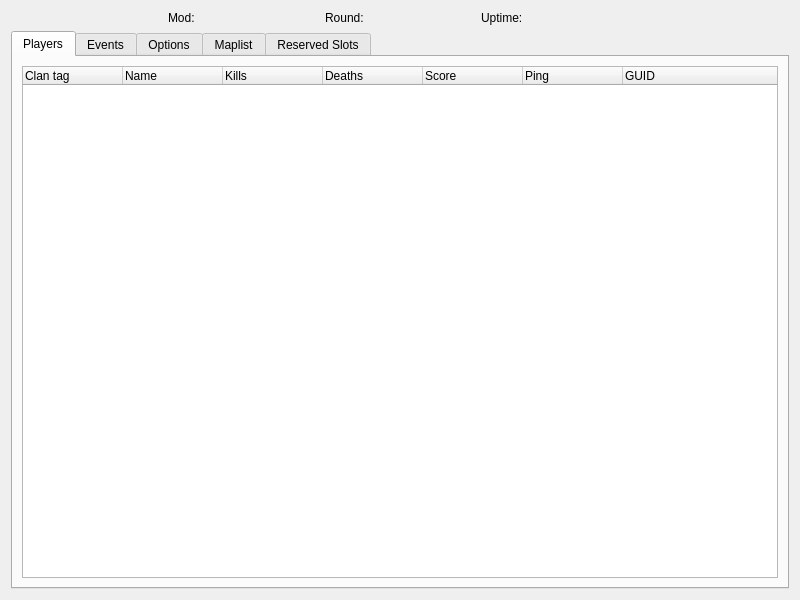
<?xml version="1.0" encoding="UTF-8"?>
<ui version="4.0">
 <class>BFBC2Widget</class>
 <widget class="QWidget" name="BFBC2Widget">
  <property name="geometry">
   <rect>
    <x>0</x>
    <y>0</y>
    <width>800</width>
    <height>600</height>
   </rect>
  </property>
  <property name="windowTitle">
   <string/>
  </property>
  <property name="locale">
   <locale language="English" country="UnitedStates"/>
  </property>
  <layout class="QGridLayout" name="gridLayout">
   <item row="1" column="0">
    <widget class="QTabWidget" name="tabWidget">
     <property name="currentIndex">
      <number>0</number>
     </property>
     <property name="documentMode">
      <bool>false</bool>
     </property>
     <widget class="QWidget" name="tab_pl">
      <attribute name="icon">
       <iconset>
        <normaloff>:/icons/images/icons/system-users.png</normaloff>:/icons/images/icons/system-users.png</iconset>
      </attribute>
      <attribute name="title">
       <string>Players</string>
      </attribute>
      <layout class="QGridLayout" name="gridLayout_5">
       <item row="0" column="0" colspan="3">
        <widget class="QTreeWidget" name="treeWidget_pl_players">
         <property name="contextMenuPolicy">
          <enum>Qt::CustomContextMenu</enum>
         </property>
         <property name="locale">
          <locale language="English" country="UnitedKingdom"/>
         </property>
         <property name="frameShape">
          <enum>QFrame::StyledPanel</enum>
         </property>
         <property name="dragDropMode">
          <enum>QAbstractItemView::InternalMove</enum>
         </property>
         <column>
          <property name="text">
           <string>Clan tag</string>
          </property>
         </column>
         <column>
          <property name="text">
           <string>Name</string>
          </property>
         </column>
         <column>
          <property name="text">
           <string>Kills</string>
          </property>
         </column>
         <column>
          <property name="text">
           <string>Deaths</string>
          </property>
         </column>
         <column>
          <property name="text">
           <string>Score</string>
          </property>
         </column>
         <column>
          <property name="text">
           <string>Ping</string>
          </property>
         </column>
         <column>
          <property name="text">
           <string>GUID</string>
          </property>
         </column>
        </widget>
       </item>
      </layout>
     </widget>
     <widget class="QWidget" name="tab_ev">
      <attribute name="title">
       <string>Events</string>
      </attribute>
      <layout class="QGridLayout" name="gridLayout_19">
       <item row="0" column="1">
        <widget class="QTableWidget" name="tableWidget_ev">
         <column>
          <property name="text">
           <string>Time</string>
          </property>
         </column>
         <column>
          <property name="text">
           <string>Event</string>
          </property>
         </column>
         <column>
          <property name="text">
           <string>Message</string>
          </property>
         </column>
        </widget>
       </item>
       <item row="0" column="0">
        <widget class="QTextEdit" name="textEdit_ev">
         <property name="readOnly">
          <bool>true</bool>
         </property>
         <property name="html">
          <string notr="true">&lt;!DOCTYPE HTML PUBLIC &quot;-//W3C//DTD HTML 4.0//EN&quot; &quot;http://www.w3.org/TR/REC-html40/strict.dtd&quot;&gt;
&lt;html&gt;&lt;head&gt;&lt;meta name=&quot;qrichtext&quot; content=&quot;1&quot; /&gt;&lt;style type=&quot;text/css&quot;&gt;
p, li { white-space: pre-wrap; }
&lt;/style&gt;&lt;/head&gt;&lt;body style=&quot; font-family:'MS Shell Dlg 2'; font-size:8.25pt; font-weight:400; font-style:normal;&quot;&gt;
&lt;p style=&quot;-qt-paragraph-type:empty; margin-top:0px; margin-bottom:0px; margin-left:0px; margin-right:0px; -qt-block-indent:0; text-indent:0px; font-family:'Ubuntu'; font-size:11pt;&quot;&gt;&lt;br /&gt;&lt;/p&gt;&lt;/body&gt;&lt;/html&gt;</string>
         </property>
        </widget>
       </item>
      </layout>
     </widget>
     <widget class="QWidget" name="tab_op">
      <attribute name="icon">
       <iconset>
        <normaloff>:/icons/images/icons/options.png</normaloff>:/icons/images/icons/options.png</iconset>
      </attribute>
      <attribute name="title">
       <string>Options</string>
      </attribute>
      <layout class="QGridLayout" name="gridLayout_4">
       <property name="leftMargin">
        <number>9</number>
       </property>
       <property name="topMargin">
        <number>9</number>
       </property>
       <property name="rightMargin">
        <number>9</number>
       </property>
       <property name="bottomMargin">
        <number>9</number>
       </property>
       <property name="spacing">
        <number>6</number>
       </property>
       <item row="0" column="0">
        <widget class="QTabWidget" name="tabWidget_op_options">
         <property name="enabled">
          <bool>true</bool>
         </property>
         <property name="focusPolicy">
          <enum>Qt::TabFocus</enum>
         </property>
         <property name="contextMenuPolicy">
          <enum>Qt::DefaultContextMenu</enum>
         </property>
         <property name="styleSheet">
          <string notr="true"/>
         </property>
         <property name="locale">
          <locale language="English" country="UnitedStates"/>
         </property>
         <property name="tabPosition">
          <enum>QTabWidget::North</enum>
         </property>
         <property name="tabShape">
          <enum>QTabWidget::Rounded</enum>
         </property>
         <property name="currentIndex">
          <number>0</number>
         </property>
         <property name="usesScrollButtons">
          <bool>true</bool>
         </property>
         <property name="documentMode">
          <bool>false</bool>
         </property>
         <property name="tabsClosable">
          <bool>false</bool>
         </property>
         <property name="movable">
          <bool>false</bool>
         </property>
         <widget class="QWidget" name="tab_op_so">
          <attribute name="title">
           <string>Server Options</string>
          </attribute>
          <layout class="QGridLayout" name="gridLayout_2">
           <item row="0" column="0">
            <layout class="QFormLayout" name="formLayout_2">
             <item row="0" column="0">
              <widget class="QLabel" name="label_op_so_serverName">
               <property name="locale">
                <locale language="English" country="UnitedStates"/>
               </property>
               <property name="text">
                <string>Servername:</string>
               </property>
              </widget>
             </item>
             <item row="0" column="1">
              <widget class="QLineEdit" name="lineEdit_op_so_serverName">
               <property name="locale">
                <locale language="English" country="UnitedStates"/>
               </property>
              </widget>
             </item>
             <item row="1" column="0">
              <widget class="QLabel" name="label_op_so_serverDescription">
               <property name="locale">
                <locale language="English" country="UnitedStates"/>
               </property>
               <property name="text">
                <string>Description:</string>
               </property>
              </widget>
             </item>
             <item row="1" column="1">
              <widget class="QLineEdit" name="lineEdit_op_so_serverDescription">
               <property name="locale">
                <locale language="English" country="UnitedStates"/>
               </property>
              </widget>
             </item>
             <item row="2" column="0">
              <widget class="QLabel" name="label_op_so_bannerUrl">
               <property name="locale">
                <locale language="English" country="UnitedStates"/>
               </property>
               <property name="text">
                <string>Banner URL:</string>
               </property>
              </widget>
             </item>
             <item row="2" column="1">
              <widget class="QLineEdit" name="lineEdit_op_so_bannerUrl">
               <property name="locale">
                <locale language="English" country="UnitedStates"/>
               </property>
              </widget>
             </item>
             <item row="4" column="0">
              <widget class="QLabel" name="label_op_so_adminPassword">
               <property name="locale">
                <locale language="English" country="UnitedStates"/>
               </property>
               <property name="text">
                <string>Admin password:</string>
               </property>
               <property name="alignment">
                <set>Qt::AlignLeading|Qt::AlignLeft|Qt::AlignVCenter</set>
               </property>
              </widget>
             </item>
             <item row="4" column="1">
              <widget class="QLineEdit" name="lineEdit_op_so_adminPassword">
               <property name="minimumSize">
                <size>
                 <width>0</width>
                 <height>0</height>
                </size>
               </property>
               <property name="maximumSize">
                <size>
                 <width>16777215</width>
                 <height>16777215</height>
                </size>
               </property>
               <property name="locale">
                <locale language="English" country="UnitedStates"/>
               </property>
              </widget>
             </item>
             <item row="5" column="0">
              <widget class="QLabel" name="label_so_gamePassword">
               <property name="locale">
                <locale language="English" country="UnitedStates"/>
               </property>
               <property name="text">
                <string>Game password:</string>
               </property>
               <property name="alignment">
                <set>Qt::AlignLeading|Qt::AlignLeft|Qt::AlignVCenter</set>
               </property>
              </widget>
             </item>
             <item row="5" column="1">
              <widget class="QLineEdit" name="lineEdit_op_so_gamePassword">
               <property name="minimumSize">
                <size>
                 <width>0</width>
                 <height>0</height>
                </size>
               </property>
               <property name="maximumSize">
                <size>
                 <width>16777215</width>
                 <height>16777215</height>
                </size>
               </property>
               <property name="styleSheet">
                <string notr="true"/>
               </property>
               <property name="locale">
                <locale language="English" country="UnitedStates"/>
               </property>
              </widget>
             </item>
             <item row="6" column="0">
              <widget class="QLabel" name="label_so_playerLimit">
               <property name="locale">
                <locale language="English" country="UnitedStates"/>
               </property>
               <property name="text">
                <string>Player limit:</string>
               </property>
               <property name="alignment">
                <set>Qt::AlignLeading|Qt::AlignLeft|Qt::AlignVCenter</set>
               </property>
              </widget>
             </item>
             <item row="6" column="1">
              <widget class="QSpinBox" name="spinBox_op_so_playerLimit">
               <property name="minimumSize">
                <size>
                 <width>0</width>
                 <height>0</height>
                </size>
               </property>
               <property name="maximumSize">
                <size>
                 <width>16777215</width>
                 <height>16777215</height>
                </size>
               </property>
               <property name="locale">
                <locale language="English" country="UnitedStates"/>
               </property>
               <property name="maximum">
                <number>32</number>
               </property>
               <property name="value">
                <number>32</number>
               </property>
              </widget>
             </item>
             <item row="3" column="1">
              <widget class="QLabel" name="label_op_so_bannerImage">
               <property name="text">
                <string/>
               </property>
              </widget>
             </item>
            </layout>
           </item>
           <item row="0" column="1" rowspan="2">
            <spacer name="horizontalSpacer_3">
             <property name="orientation">
              <enum>Qt::Horizontal</enum>
             </property>
             <property name="sizeHint" stdset="0">
              <size>
               <width>502</width>
               <height>328</height>
              </size>
             </property>
            </spacer>
           </item>
           <item row="1" column="0">
            <layout class="QVBoxLayout" name="verticalLayout">
             <item>
              <widget class="QCheckBox" name="checkBox_op_so_ranked">
               <property name="locale">
                <locale language="English" country="UnitedStates"/>
               </property>
               <property name="text">
                <string>Punkbuster</string>
               </property>
              </widget>
             </item>
             <item>
              <widget class="QCheckBox" name="checkBox_op_so_punkbuster">
               <property name="locale">
                <locale language="English" country="UnitedStates"/>
               </property>
               <property name="text">
                <string>Ranked</string>
               </property>
              </widget>
             </item>
             <item>
              <widget class="QCheckBox" name="checkBox_op_so_profanityFilter">
               <property name="locale">
                <locale language="English" country="UnitedStates"/>
               </property>
               <property name="text">
                <string>Profanity filter</string>
               </property>
              </widget>
             </item>
            </layout>
           </item>
           <item row="2" column="0" colspan="2">
            <spacer name="verticalSpacer">
             <property name="orientation">
              <enum>Qt::Vertical</enum>
             </property>
             <property name="sizeHint" stdset="0">
              <size>
               <width>20</width>
               <height>40</height>
              </size>
             </property>
            </spacer>
           </item>
          </layout>
         </widget>
         <widget class="QWidget" name="tab_op_go">
          <attribute name="title">
           <string>Game Options</string>
          </attribute>
          <layout class="QGridLayout" name="gridLayout_7">
           <item row="2" column="0">
            <layout class="QFormLayout" name="formLayout_3">
             <property name="fieldGrowthPolicy">
              <enum>QFormLayout::ExpandingFieldsGrow</enum>
             </property>
             <property name="labelAlignment">
              <set>Qt::AlignLeading|Qt::AlignLeft|Qt::AlignVCenter</set>
             </property>
             <item row="0" column="0">
              <widget class="QCheckBox" name="checkBox_op_go_hardcore">
               <property name="locale">
                <locale language="English" country="UnitedStates"/>
               </property>
               <property name="text">
                <string>Hardcore</string>
               </property>
              </widget>
             </item>
             <item row="0" column="1">
              <widget class="QCheckBox" name="checkBox_op_go_crossHair">
               <property name="locale">
                <locale language="English" country="UnitedStates"/>
               </property>
               <property name="text">
                <string>Crosshair</string>
               </property>
              </widget>
             </item>
             <item row="1" column="0">
              <widget class="QCheckBox" name="checkBox_op_go_teamBalance">
               <property name="locale">
                <locale language="English" country="UnitedStates"/>
               </property>
               <property name="text">
                <string>Team balance</string>
               </property>
              </widget>
             </item>
             <item row="1" column="1">
              <widget class="QCheckBox" name="checkBox_op_go_3dSpotting">
               <property name="locale">
                <locale language="English" country="UnitedStates"/>
               </property>
               <property name="text">
                <string>3D spotting</string>
               </property>
              </widget>
             </item>
             <item row="2" column="0">
              <widget class="QCheckBox" name="checkBox_op_go_friendlyFire">
               <property name="locale">
                <locale language="English" country="UnitedStates"/>
               </property>
               <property name="text">
                <string>Friendly fire</string>
               </property>
              </widget>
             </item>
             <item row="2" column="1">
              <widget class="QCheckBox" name="checkBox_op_go_miniMapSpotting">
               <property name="locale">
                <locale language="English" country="UnitedStates"/>
               </property>
               <property name="text">
                <string>Minimap spotting</string>
               </property>
              </widget>
             </item>
             <item row="3" column="0">
              <widget class="QCheckBox" name="checkBox_op_go_killCam">
               <property name="locale">
                <locale language="English" country="UnitedStates"/>
               </property>
               <property name="text">
                <string>Killcam</string>
               </property>
              </widget>
             </item>
             <item row="3" column="1">
              <widget class="QCheckBox" name="checkBox_op_go_thirdPersonVehicleCameras">
               <property name="locale">
                <locale language="English" country="UnitedStates"/>
               </property>
               <property name="text">
                <string>3rd person vehicle cameras</string>
               </property>
              </widget>
             </item>
             <item row="4" column="0">
              <widget class="QCheckBox" name="checkBox_op_go_miniMap">
               <property name="locale">
                <locale language="English" country="UnitedStates"/>
               </property>
               <property name="text">
                <string>Minimap</string>
               </property>
              </widget>
             </item>
             <item row="4" column="1">
              <layout class="QHBoxLayout" name="horizontalLayout">
               <item>
                <widget class="QSpinBox" name="spinBox_op_go_rankLimit">
                 <property name="locale">
                  <locale language="English" country="UnitedStates"/>
                 </property>
                 <property name="maximum">
                  <number>50</number>
                 </property>
                </widget>
               </item>
               <item>
                <widget class="QLabel" name="label_op_go_rankLimit">
                 <property name="locale">
                  <locale language="English" country="UnitedStates"/>
                 </property>
                 <property name="text">
                  <string>Rank limit</string>
                 </property>
                </widget>
               </item>
               <item>
                <spacer name="horizontalSpacer">
                 <property name="locale">
                  <locale language="English" country="UnitedStates"/>
                 </property>
                 <property name="orientation">
                  <enum>Qt::Horizontal</enum>
                 </property>
                 <property name="sizeHint" stdset="0">
                  <size>
                   <width>40</width>
                   <height>20</height>
                  </size>
                 </property>
                </spacer>
               </item>
              </layout>
             </item>
            </layout>
           </item>
          </layout>
         </widget>
         <widget class="QWidget" name="tab_op_tcm">
          <attribute name="title">
           <string>Text Chat Moderation</string>
          </attribute>
          <layout class="QGridLayout" name="gridLayout_12">
           <item row="0" column="0">
            <layout class="QVBoxLayout" name="verticalLayout_2">
             <item>
              <widget class="QLabel" name="label_op_tcm_moderationMode">
               <property name="font">
                <font>
                 <weight>75</weight>
                 <bold>true</bold>
                </font>
               </property>
               <property name="text">
                <string>Moderation Mode:</string>
               </property>
              </widget>
             </item>
             <item>
              <widget class="QRadioButton" name="radioButton_op_tcm_free">
               <property name="text">
                <string>Free - Normal, Voice, and Admin players can chat</string>
               </property>
              </widget>
             </item>
             <item>
              <widget class="QRadioButton" name="radioButton_op_tcm_moderated">
               <property name="text">
                <string>Moderated - Voice, and Admin players can chat</string>
               </property>
              </widget>
             </item>
             <item>
              <widget class="QRadioButton" name="radioButton_op_tcm_muted">
               <property name="text">
                <string>Muted - only Admin players can chat</string>
               </property>
              </widget>
             </item>
             <item>
              <widget class="QLabel" name="label_op_tcm_spamTriggerCount">
               <property name="font">
                <font>
                 <weight>75</weight>
                 <bold>true</bold>
                </font>
               </property>
               <property name="text">
                <string>Set the number of text messages required to trigger chat spam filter:</string>
               </property>
              </widget>
             </item>
             <item>
              <layout class="QHBoxLayout" name="horizontalLayout_8">
               <item>
                <widget class="QSpinBox" name="spinBox_op_tcm_spamtriggercount"/>
               </item>
               <item>
                <spacer name="horizontalSpacer_15">
                 <property name="orientation">
                  <enum>Qt::Horizontal</enum>
                 </property>
                 <property name="sizeHint" stdset="0">
                  <size>
                   <width>40</width>
                   <height>20</height>
                  </size>
                 </property>
                </spacer>
               </item>
              </layout>
             </item>
             <item>
              <widget class="QLabel" name="label_so_tcm_spamDetectionTime">
               <property name="font">
                <font>
                 <weight>75</weight>
                 <bold>true</bold>
                </font>
               </property>
               <property name="text">
                <string>Set the length of the chat-spam detection time window (secounds):</string>
               </property>
              </widget>
             </item>
             <item>
              <layout class="QHBoxLayout" name="horizontalLayout_7">
               <item>
                <widget class="QSpinBox" name="spinBox_op_tcm_spamdetectiontime"/>
               </item>
               <item>
                <spacer name="horizontalSpacer_16">
                 <property name="orientation">
                  <enum>Qt::Horizontal</enum>
                 </property>
                 <property name="sizeHint" stdset="0">
                  <size>
                   <width>40</width>
                   <height>20</height>
                  </size>
                 </property>
                </spacer>
               </item>
              </layout>
             </item>
             <item>
              <widget class="QLabel" name="label_so_tcm_spamCoolDownTime">
               <property name="font">
                <font>
                 <weight>75</weight>
                 <bold>true</bold>
                </font>
               </property>
               <property name="text">
                <string>Set the length of the chat-spam cooldown time (secounds):</string>
               </property>
              </widget>
             </item>
             <item>
              <layout class="QHBoxLayout" name="horizontalLayout_16">
               <item>
                <widget class="QSpinBox" name="spinBox_op_tcm_spamcooldowntime"/>
               </item>
               <item>
                <spacer name="horizontalSpacer_17">
                 <property name="orientation">
                  <enum>Qt::Horizontal</enum>
                 </property>
                 <property name="sizeHint" stdset="0">
                  <size>
                   <width>40</width>
                   <height>20</height>
                  </size>
                 </property>
                </spacer>
               </item>
              </layout>
             </item>
            </layout>
           </item>
           <item row="0" column="1">
            <spacer name="horizontalSpacer_8">
             <property name="orientation">
              <enum>Qt::Horizontal</enum>
             </property>
             <property name="sizeHint" stdset="0">
              <size>
               <width>40</width>
               <height>20</height>
              </size>
             </property>
            </spacer>
           </item>
           <item row="1" column="0" colspan="2">
            <spacer name="verticalSpacer_2">
             <property name="orientation">
              <enum>Qt::Vertical</enum>
             </property>
             <property name="sizeHint" stdset="0">
              <size>
               <width>391</width>
               <height>232</height>
              </size>
             </property>
            </spacer>
           </item>
          </layout>
         </widget>
         <widget class="QWidget" name="tab_op_gpo">
          <attribute name="title">
           <string>Gameplay Options</string>
          </attribute>
          <layout class="QGridLayout" name="gridLayout_10">
           <item row="0" column="0">
            <layout class="QFormLayout" name="formLayout">
             <property name="fieldGrowthPolicy">
              <enum>QFormLayout::AllNonFixedFieldsGrow</enum>
             </property>
             <item row="0" column="0">
              <widget class="QLabel" name="label_op_gpo_idleTimeout">
               <property name="text">
                <string>Idle timeout:</string>
               </property>
              </widget>
             </item>
             <item row="0" column="1">
              <widget class="QSpinBox" name="spinBox_op_gpo_idleTimeout"/>
             </item>
             <item row="1" column="0">
              <widget class="QLabel" name="label_op_gpo_teamKillCountForKick">
               <property name="text">
                <string>Number of teamkills before kick:</string>
               </property>
              </widget>
             </item>
             <item row="1" column="1">
              <widget class="QSpinBox" name="spinBox_op_gpo_teamKillCountForKick"/>
             </item>
            </layout>
           </item>
          </layout>
         </widget>
        </widget>
       </item>
      </layout>
     </widget>
     <widget class="QWidget" name="tab_ml">
      <attribute name="title">
       <string>Maplist</string>
      </attribute>
      <layout class="QGridLayout" name="gridLayout_9">
       <item row="0" column="0">
        <layout class="QGridLayout" name="gridLayout_8">
         <item row="0" column="0" rowspan="2" colspan="4">
          <widget class="QLabel" name="label_ml_gamemode_text">
           <property name="locale">
            <locale language="English" country="UnitedStates"/>
           </property>
           <property name="text">
            <string>Gamemode:</string>
           </property>
          </widget>
         </item>
         <item row="2" column="0" rowspan="3" colspan="4">
          <widget class="QComboBox" name="comboBox_ml_gamemode">
           <property name="locale">
            <locale language="English" country="UnitedStates"/>
           </property>
           <item>
            <property name="text">
             <string>Rush</string>
            </property>
           </item>
           <item>
            <property name="text">
             <string>Conquest</string>
            </property>
           </item>
           <item>
            <property name="text">
             <string>Squad Rush</string>
            </property>
           </item>
           <item>
            <property name="text">
             <string>Squad Deathmatch</string>
            </property>
           </item>
          </widget>
         </item>
         <item row="5" column="0" colspan="3">
          <widget class="QLabel" name="label_ml_currentmap_text">
           <property name="locale">
            <locale language="English" country="UnitedStates"/>
           </property>
           <property name="text">
            <string>Current map:</string>
           </property>
          </widget>
         </item>
         <item row="5" column="3" colspan="2">
          <widget class="QLabel" name="label_ml_currentmap_name">
           <property name="locale">
            <locale language="English" country="UnitedStates"/>
           </property>
           <property name="text">
            <string/>
           </property>
          </widget>
         </item>
         <item row="5" column="5">
          <widget class="QPushButton" name="pushButton_ml_restart">
           <property name="locale">
            <locale language="English" country="UnitedStates"/>
           </property>
           <property name="text">
            <string>Restart</string>
           </property>
          </widget>
         </item>
         <item row="6" column="0" colspan="6">
          <widget class="QLabel" name="label_ml_currentmap_image">
           <property name="locale">
            <locale language="English" country="UnitedStates"/>
           </property>
           <property name="text">
            <string/>
           </property>
          </widget>
         </item>
         <item row="7" column="0" colspan="3">
          <widget class="QLabel" name="label_ml_nextmap_text">
           <property name="locale">
            <locale language="English" country="UnitedStates"/>
           </property>
           <property name="text">
            <string>Next map:</string>
           </property>
          </widget>
         </item>
         <item row="7" column="3" colspan="2">
          <widget class="QLabel" name="label_ml_nextmap_name">
           <property name="locale">
            <locale language="English" country="UnitedStates"/>
           </property>
           <property name="text">
            <string/>
           </property>
          </widget>
         </item>
         <item row="7" column="5">
          <widget class="QPushButton" name="pushButton_ml_run">
           <property name="maximumSize">
            <size>
             <width>16777215</width>
             <height>16777215</height>
            </size>
           </property>
           <property name="locale">
            <locale language="English" country="UnitedStates"/>
           </property>
           <property name="text">
            <string>Run</string>
           </property>
          </widget>
         </item>
         <item row="8" column="0" colspan="6">
          <widget class="QLabel" name="label_ml_nextmap_image">
           <property name="locale">
            <locale language="English" country="UnitedStates"/>
           </property>
           <property name="text">
            <string/>
           </property>
          </widget>
         </item>
         <item row="9" column="0" colspan="6">
          <widget class="QLabel" name="label_ml_prviewmap_text">
           <property name="locale">
            <locale language="English" country="UnitedStates"/>
           </property>
           <property name="text">
            <string>Preview:</string>
           </property>
          </widget>
         </item>
         <item row="10" column="0" colspan="6">
          <widget class="QLabel" name="label_ml_previewmap_image">
           <property name="locale">
            <locale language="English" country="UnitedStates"/>
           </property>
           <property name="text">
            <string/>
           </property>
          </widget>
         </item>
         <item row="2" column="4" rowspan="3" colspan="2">
          <widget class="QLabel" name="label_ml_mod">
           <property name="locale">
            <locale language="English" country="UnitedStates"/>
           </property>
           <property name="text">
            <string/>
           </property>
          </widget>
         </item>
         <item row="0" column="4" rowspan="2" colspan="2">
          <widget class="QLabel" name="label_ml_mod_text">
           <property name="sizePolicy">
            <sizepolicy hsizetype="Preferred" vsizetype="Preferred">
             <horstretch>0</horstretch>
             <verstretch>0</verstretch>
            </sizepolicy>
           </property>
           <property name="locale">
            <locale language="English" country="UnitedStates"/>
           </property>
           <property name="text">
            <string>Mod:</string>
           </property>
          </widget>
         </item>
        </layout>
       </item>
       <item row="0" column="1" rowspan="2">
        <layout class="QVBoxLayout" name="verticalLayout_7">
         <item>
          <widget class="QLabel" name="label_ml_avaliablemaps">
           <property name="locale">
            <locale language="English" country="UnitedStates"/>
           </property>
           <property name="text">
            <string>Avaliable maps:</string>
           </property>
          </widget>
         </item>
         <item>
          <widget class="QListWidget" name="listWidget_ml_avaliablemaps">
           <property name="locale">
            <locale language="English" country="UnitedStates"/>
           </property>
           <property name="dragDropMode">
            <enum>QAbstractItemView::DragDrop</enum>
           </property>
          </widget>
         </item>
        </layout>
       </item>
       <item row="0" column="2" rowspan="2">
        <layout class="QVBoxLayout" name="verticalLayout_6">
         <item>
          <spacer name="verticalSpacer_3">
           <property name="locale">
            <locale language="English" country="UnitedStates"/>
           </property>
           <property name="orientation">
            <enum>Qt::Vertical</enum>
           </property>
           <property name="sizeHint" stdset="0">
            <size>
             <width>20</width>
             <height>40</height>
            </size>
           </property>
          </spacer>
         </item>
         <item>
          <widget class="QPushButton" name="pushButton_ml_add">
           <property name="locale">
            <locale language="English" country="UnitedStates"/>
           </property>
           <property name="text">
            <string>Add</string>
           </property>
          </widget>
         </item>
         <item>
          <widget class="QSpinBox" name="spinBox_ml_rounds">
           <property name="locale">
            <locale language="English" country="UnitedStates"/>
           </property>
           <property name="value">
            <number>2</number>
           </property>
          </widget>
         </item>
         <item>
          <widget class="QPushButton" name="pushButton_ml_remove">
           <property name="locale">
            <locale language="English" country="UnitedStates"/>
           </property>
           <property name="text">
            <string>Remove</string>
           </property>
          </widget>
         </item>
         <item>
          <spacer name="verticalSpacer_5">
           <property name="locale">
            <locale language="English" country="UnitedStates"/>
           </property>
           <property name="orientation">
            <enum>Qt::Vertical</enum>
           </property>
           <property name="sizeHint" stdset="0">
            <size>
             <width>20</width>
             <height>40</height>
            </size>
           </property>
          </spacer>
         </item>
        </layout>
       </item>
       <item row="0" column="3" rowspan="2">
        <layout class="QVBoxLayout" name="verticalLayout_5">
         <item>
          <widget class="QLabel" name="label_ml_currentmaps">
           <property name="locale">
            <locale language="English" country="UnitedStates"/>
           </property>
           <property name="text">
            <string>Current maps:</string>
           </property>
          </widget>
         </item>
         <item>
          <widget class="QListWidget" name="listWidget_ml_currentmaps">
           <property name="locale">
            <locale language="English" country="UnitedStates"/>
           </property>
           <property name="dragDropMode">
            <enum>QAbstractItemView::InternalMove</enum>
           </property>
          </widget>
         </item>
        </layout>
       </item>
       <item row="1" column="0">
        <spacer name="verticalSpacer_6">
         <property name="locale">
          <locale language="English" country="UnitedStates"/>
         </property>
         <property name="orientation">
          <enum>Qt::Vertical</enum>
         </property>
         <property name="sizeHint" stdset="0">
          <size>
           <width>144</width>
           <height>414</height>
          </size>
         </property>
        </spacer>
       </item>
       <item row="2" column="0" colspan="4">
        <layout class="QHBoxLayout" name="horizontalLayout_9">
         <item>
          <spacer name="horizontalSpacer_9">
           <property name="locale">
            <locale language="English" country="UnitedStates"/>
           </property>
           <property name="orientation">
            <enum>Qt::Horizontal</enum>
           </property>
           <property name="sizeHint" stdset="0">
            <size>
             <width>40</width>
             <height>20</height>
            </size>
           </property>
          </spacer>
         </item>
         <item>
          <widget class="QPushButton" name="pushButton_ml_clear">
           <property name="locale">
            <locale language="English" country="UnitedStates"/>
           </property>
           <property name="text">
            <string>Clear</string>
           </property>
          </widget>
         </item>
         <item>
          <widget class="QPushButton" name="pushButton_ml_save">
           <property name="text">
            <string>Save</string>
           </property>
          </widget>
         </item>
        </layout>
       </item>
      </layout>
     </widget>
     <widget class="QWidget" name="tab_rs">
      <attribute name="title">
       <string>Reserved Slots</string>
      </attribute>
      <layout class="QGridLayout" name="gridLayout_16">
       <item row="4" column="0" colspan="2">
        <layout class="QHBoxLayout" name="horizontalLayout_5">
         <item>
          <spacer name="horizontalSpacer_6">
           <property name="locale">
            <locale language="English" country="UnitedStates"/>
           </property>
           <property name="orientation">
            <enum>Qt::Horizontal</enum>
           </property>
           <property name="sizeHint" stdset="0">
            <size>
             <width>40</width>
             <height>20</height>
            </size>
           </property>
          </spacer>
         </item>
         <item>
          <widget class="QPushButton" name="pushButton_rs_clear">
           <property name="locale">
            <locale language="English" country="UnitedStates"/>
           </property>
           <property name="text">
            <string>Clear</string>
           </property>
          </widget>
         </item>
         <item>
          <widget class="QPushButton" name="pushButton_rs_load">
           <property name="text">
            <string>Load</string>
           </property>
          </widget>
         </item>
         <item>
          <widget class="QPushButton" name="pushButton_rs_save">
           <property name="text">
            <string>Save</string>
           </property>
          </widget>
         </item>
        </layout>
       </item>
       <item row="0" column="0" colspan="2">
        <widget class="QLabel" name="label_rs">
         <property name="text">
          <string>Reserved Slots:</string>
         </property>
        </widget>
       </item>
       <item row="1" column="0" rowspan="3">
        <widget class="QListWidget" name="listWidget_rs">
         <property name="locale">
          <locale language="English" country="UnitedStates"/>
         </property>
        </widget>
       </item>
       <item row="3" column="1">
        <spacer name="verticalSpacer_8">
         <property name="orientation">
          <enum>Qt::Vertical</enum>
         </property>
         <property name="sizeHint" stdset="0">
          <size>
           <width>20</width>
           <height>545</height>
          </size>
         </property>
        </spacer>
       </item>
       <item row="1" column="1">
        <layout class="QHBoxLayout" name="horizontalLayout_6">
         <item>
          <widget class="QLabel" name="label_rs_player">
           <property name="locale">
            <locale language="English" country="UnitedStates"/>
           </property>
           <property name="text">
            <string>Name:</string>
           </property>
          </widget>
         </item>
         <item>
          <widget class="QLineEdit" name="lineEdit_rs_player">
           <property name="locale">
            <locale language="English" country="UnitedStates"/>
           </property>
          </widget>
         </item>
         <item>
          <widget class="QPushButton" name="pushButton_rs_reserve">
           <property name="locale">
            <locale language="English" country="UnitedStates"/>
           </property>
           <property name="text">
            <string>Reserve</string>
           </property>
          </widget>
         </item>
         <item>
          <spacer name="horizontalSpacer_14">
           <property name="orientation">
            <enum>Qt::Horizontal</enum>
           </property>
           <property name="sizeHint" stdset="0">
            <size>
             <width>40</width>
             <height>20</height>
            </size>
           </property>
          </spacer>
         </item>
        </layout>
       </item>
      </layout>
     </widget>
    </widget>
   </item>
   <item row="0" column="0">
    <layout class="QHBoxLayout" name="horizontalLayout_3">
     <item>
      <widget class="QLabel" name="label_serverInfo_level">
       <property name="text">
        <string/>
       </property>
      </widget>
     </item>
     <item>
      <widget class="QLabel" name="label_serverInfo_mod">
       <property name="text">
        <string>Mod:</string>
       </property>
      </widget>
     </item>
     <item>
      <widget class="QLabel" name="label_serverInfo_rounds">
       <property name="text">
        <string>Round:</string>
       </property>
      </widget>
     </item>
     <item>
      <widget class="QLabel" name="label_serverInfo_upTime">
       <property name="text">
        <string>Uptime:</string>
       </property>
      </widget>
     </item>
     <item>
      <widget class="QLabel" name="label_serverInfo_state">
       <property name="text">
        <string/>
       </property>
      </widget>
     </item>
    </layout>
   </item>
  </layout>
 </widget>
 <resources/>
 <connections/>
</ui>
